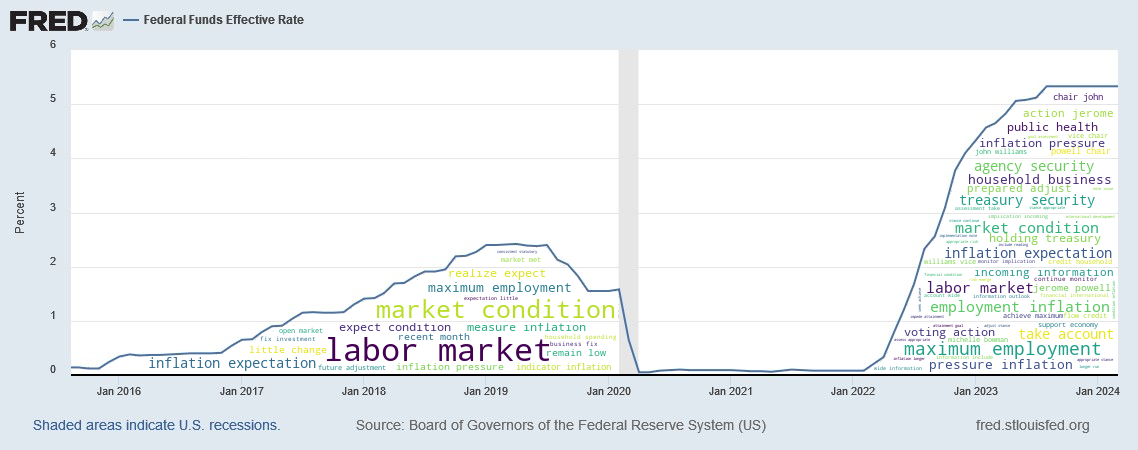

Write Python code to recreate this figure.
#Wordcloud program with masked images for FRED graph. A comparison of FOMC statements before and after the COVID-related recession.
#Author: Eric Lenz, PhD

#Description
#This program scrapes text from multiple FOMC statements and generates two wordclouds corresponding to time periods before and after the recent COVID recession. The wordcloud jumbles the words in a seemingly random way with different colors to give a visual impression of the texts' focus and tone. This analysis compares the focus and tone of the FOMC before and after the recession. 

#Result/Analysis
#The pre-COVID period (2016-2019) typically mentions the labor market, market conditions, and maximum employment. However, the post-COVID period (2020-2024) is marked by more varied topics like public health, inflation pressure, and household business. Also interesting is the frequent occurence of "treasury security" as interest rates increased dramatically from the near zero environment.

#In the command line, be sure to install wordcloud and other packages.
#pip install wordcloud
#pip install pillow
#pip install nltk
#python -m nltk.downloader all
#pip install numpy

#Code also borrowed from:
#https://medium.com/codex/a-beginners-guide-to-easily-create-a-word-cloud-in-python-7c3078c705b7
#https://www.nltk.org/api/nltk.tokenize.html
#From https://stackoverflow.com/questions/716477/join-list-of-lists-in-python
#https://www.machinelearningplus.com/nlp/lemmatization-examples-python/)
#https://www.geeksforgeeks.org/how-to-iterate-through-a-nested-list-in-python/
#https://www.youtube.com/watch?v=uJbNIWPakj0
#https://www.geeksforgeeks.org/overlay-an-image-on-another-image-in-python/
#https://stackoverflow.com/questions/5324647/how-to-merge-a-transparent-png-image-with-another-image-using-pil#5324782

from wordcloud import WordCloud
from PIL import Image
import requests
from bs4 import BeautifulSoup
import urllib.request
import numpy as np

import nltk
from nltk.tokenize import sent_tokenize, word_tokenize, wordpunct_tokenize
from nltk.corpus import stopwords, wordnet
from nltk import pos_tag
from nltk.stem.wordnet import WordNetLemmatizer

#FOMC statement dates before COVID (January 27th, 2016 - December 11th, 2019): 
meetings_pre = ['20160127', '20160316', '20160427', '20160615', '20160727', '20160921', '20161102', '20161214', '20170201', '20170315', '20170503', '20170614', '20170726', '20170920', '20171101', '20171213', '20180131', '20180321', '20180502', '20180613', '20180801', '20180926', '20181108', '20181219', '20190130', '20190320', '20190501', '20190619', '20190731', '20190918', '20191030', '20191211']

#FOMC statement dates after COVID (March 23rd, 2020 - March 20th, 2024): 
meetings_post = ['20200323', '20200429', '20200610', '20200729', '20200916', '20201105', '20201216', '20210127', '20210317', '20210428', '20210616', '20210728', '20210922', '20211103', '20211215', '20220126', '20220316', '20220504', '20220615', '20220727', '20220921', '20221102', '20221214', '20230201', '20230322', '20230503', '20230614', '20230726', '20230920', '20231101', '20231213', '20240131', '20240320']

#Create a list corresponding to the two date lists. The code below loops through the first element (meetings_pre) and generates the first wordcloud. Then, it loops through the second element (meetings_post) for the second wordcloud. 
meetings_post_pre = [meetings_pre, meetings_post]
for meetings in range(len(meetings_post_pre)) :
    text = " "
    for date in range(len(meetings_post_pre[meetings])) :
        url = 'https://www.federalreserve.gov/newsevents/pressreleases/monetary{}a.htm'.format(meetings_post_pre[meetings][date])
        req = urllib.request.Request(url, headers={'User-Agent': 'Mozilla/5.0'})
        html = urllib.request.urlopen(req).read()
        soup = BeautifulSoup(html, 'html.parser')
        text_0 = soup.find(attrs={"class": "col-xs-12 col-sm-8 col-md-8"}).get_text(" ", strip=True)
        text = text + text_0
        #print(text)

    sent = sent_tokenize(text)
    words = [word_tokenize(t) for t in sent]
    list_words = sum(words,[])
    low_words = [w.lower() for w in list_words]
    remove_words = [w for w in low_words if w not in stopwords.words('english')]
    punc_words = [w for w in remove_words if w.isalnum()]

    def get_wordnet_pos(word):
        """Map POS tag to first character lemmatize() accepts"""
        tag = nltk.pos_tag([word])[0][1][0].upper()
        tag_dict = {"J": wordnet.ADJ,
                    "N": wordnet.NOUN,
                    "V": wordnet.VERB,
                    "R": wordnet.ADV}

        return tag_dict.get(tag, wordnet.NOUN)

    final_words = [WordNetLemmatizer().lemmatize(w, get_wordnet_pos(w)) for w in punc_words]
    delete_lst = ['committee', 'fund', 'rate', 'federal','monetary', 'policy', 'percent', 'target', 'range', 'economic', 'activity']
    words_v2 = [w for w in final_words if w not in delete_lst]

#The masked images are labeled "Fred_0" and "Fred_1" corresponding to FOMC meetings before and after the COVID-related recession. I downloaded the graph from Fred and then opened and edited it in Gimp. You can use the fuzzy select tool and bucket fill tool to select and fill the two masks with black. Be sure to select and fill everything but the mask with white. 

#Change the contour_color to 'white'. The Fred graph will have the funds rate already shown.
    unique_string_v2=(" ").join(words_v2)
    #print(unique_string_v2)
    cloud_mask = np.array(Image.open("Fred_{}.png".format(meetings)))    
    wordcloud = WordCloud(width = 1000, height = 500, background_color="white",
                          mask=cloud_mask, max_words=5000, contour_width=2, contour_color='white')
    wordcloud.generate(unique_string_v2)

#The two generated wordclouds are "word_cloud_masked_0" and "word_cloud_masked_1" corresponding to "Fred_0" and "Fred_1". I cleaned up the edges in Gimp with the feather tool, too. Finally, select and create translucent areas in the original Fred graph by adding an alpha layer in the selection. Save the image as .png or the image type needed.
    wordcloud.to_file("word_cloud_masked_{}.png".format(meetings))

img1 = Image.open(r"Fred.png") 
img2 = Image.open(r"word_cloud_masked_0.png") 
img3 = Image.open(r"word_cloud_masked_1.png")
img4 = Image.open(r"Fredtrans.png")

# No transparency mask specified,  
# simulating an raster overlay 
img3.paste(img2, (0,0)) 

#transparency mask specified as img4.
img3.paste(img4, (0,0), mask = img4) 
  
img3.show()
